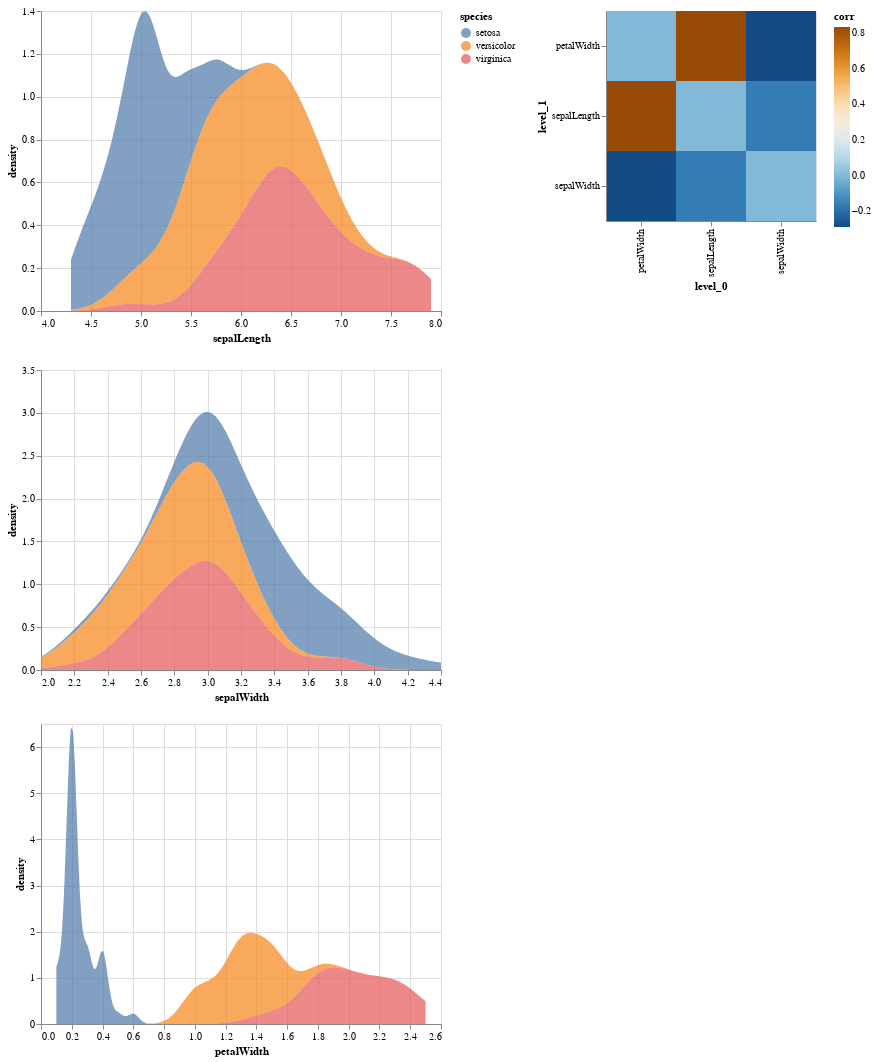

The cell this chart's notebook holds for it:
### Code cell
arid_eda(df, 'species', features = ['sepalLength','sepalWidth', 'petalWidth'])

### Figure 1 — Vega-Lite specification as saved in the notebook (floating-point values rounded to 4 significant figures; data arrays with more than 128 entries replaced by an {"elided": "..."} marker saying what was removed)
{"config": {"view": {"continuousWidth": 400, "continuousHeight": 300}}, "hconcat": [{"vconcat": [{"vconcat": [{"mark": {"type": "area", "interpolate": "monotone", "opacity": 0.7}, "encoding": {"color": {"type": "nominal", "field": "species"}, "x": {"type": "quantitative", "field": "sepalLength"}, "y": {"type": "quantitative", "field": "density"}}, "transform": [{"density": "sepalLength", "groupby": ["species"], "as": ["sepalLength", "density"]}]}, {"mark": {"type": "area", "interpolate": "monotone", "opacity": 0.7}, "encoding": {"color": {"type": "nominal", "field": "species"}, "x": {"type": "quantitative", "field": "sepalWidth"}, "y": {"type": "quantitative", "field": "density"}}, "transform": [{"density": "sepalWidth", "groupby": ["species"], "as": ["sepalWidth", "density"]}]}]}, {"mark": {"type": "area", "interpolate": "monotone", "opacity": 0.7}, "encoding": {"color": {"type": "nominal", "field": "species"}, "x": {"type": "quantitative", "field": "petalWidth"}, "y": {"type": "quantitative", "field": "density"}}, "transform": [{"density": "petalWidth", "groupby": ["species"], "as": ["petalWidth", "density"]}]}], "data": {"name": "data-a264acbd6e539a8b3afc0cb5f240fb57"}}, {"data": {"name": "data-e4da1f706d2aad5dad6c26ad20558098"}, "mark": "rect", "encoding": {"color": {"type": "quantitative", "field": "corr", "scale": {"scheme": "blueorange"}}, "size": {"type": "quantitative", "field": "abs"}, "x": {"type": "nominal", "field": "level_0"}, "y": {"type": "nominal", "field": "level_1"}}, "height": 210, "width": 210}], "$schema": "https://vega.github.io/schema/vega-lite/v4.8.1.json", "datasets": {"data-a264acbd6e539a8b3afc0cb5f240fb57": {"elided": "150 records"}, "data-e4da1f706d2aad5dad6c26ad20558098": [{"level_0": "sepalLength", "level_1": "sepalLength", "corr": 0.0, "abs": 0.0}, {"level_0": "sepalLength", "level_1": "sepalWidth", "corr": -0.1668, "abs": 0.1668}, {"level_0": "sepalLength", "level_1": "petalWidth", "corr": 0.8343, "abs": 0.8343}, {"level_0": "sepalWidth", "level_1": "sepalLength", "corr": -0.1668, "abs": 0.1668}, {"level_0": "sepalWidth", "level_1": "sepalWidth", "corr": 0.0, "abs": 0.0}, {"level_0": "sepalWidth", "level_1": "petalWidth", "corr": -0.289, "abs": 0.289}, {"level_0": "petalWidth", "level_1": "sepalLength", "corr": 0.8343, "abs": 0.8343}, {"level_0": "petalWidth", "level_1": "sepalWidth", "corr": -0.289, "abs": 0.289}, {"level_0": "petalWidth", "level_1": "petalWidth", "corr": 0.0, "abs": 0.0}]}}
